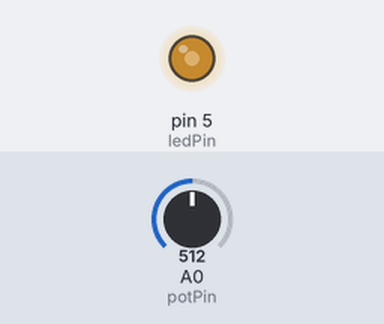
Simulated run of this sketch. Board: Arduino Uno, built with avr-gcc and run on an emulated ATmega328P. Shown: output pins drawn as LEDs (lit = HIGH). Inputs (shaded band) come from the test bench; at power-on: A0 (potPin) = 512.

Above: at 1.2 s.
1.3 s: A0 (potPin) set to 306
At 2.5 s:
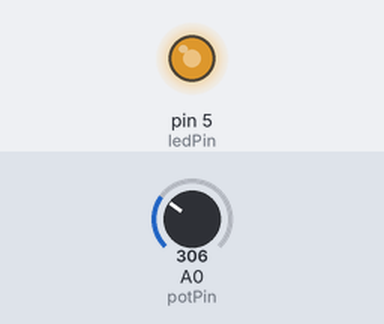
2.8 s: A0 (potPin) set to 122
At 3.7 s:
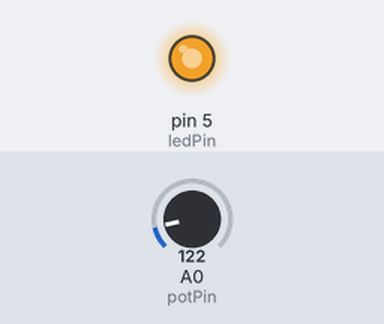
4.3 s: A0 (potPin) set to 900
At 4.8 s:
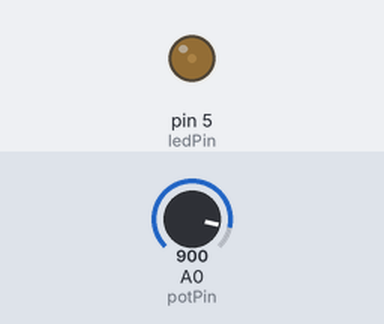
5.8 s: A0 (potPin) set to 1023
At 7.0 s:
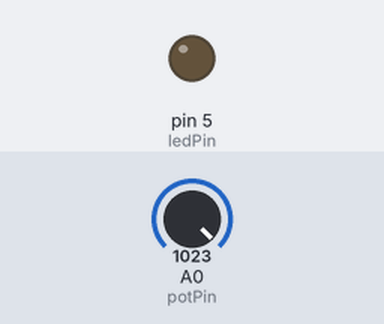
7.3 s: A0 (potPin) set to 511
At 8.3 s:
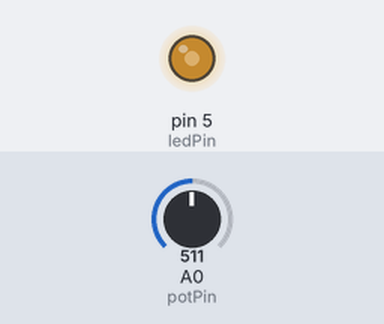
Timing chart, 0 to 9.8 s (numbered marks = the images above; inputs shaded):
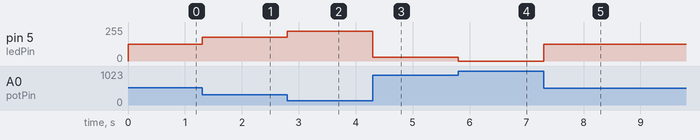

The sketch:

Pot_LED.ino
```cpp
const int ledPin = 5;
const int potPin = A0;

void setup() {
  // put your setup code here, to run once:

}

void loop() {
  // put your main code here, to run repeatedly:
  int potValue = analogRead(potPin);
  int ledValue = map(potValue, 1023, 0, 0, 255);
  analogWrite(ledPin, ledValue);
}
```

Measured:
- after the input at 1.3 s, pin 5 (ledPin): 127/255 → 178/255 at once
- after the input at 2.8 s, pin 5 (ledPin): 178/255 → 224/255 at once
- after the input at 4.3 s, pin 5 (ledPin): 224/255 → 30/255 at once
- after the input at 5.8 s, pin 5 (ledPin): 30/255 → 0/255 at once
- after the input at 7.3 s, pin 5 (ledPin): 0/255 → 127/255 at once
